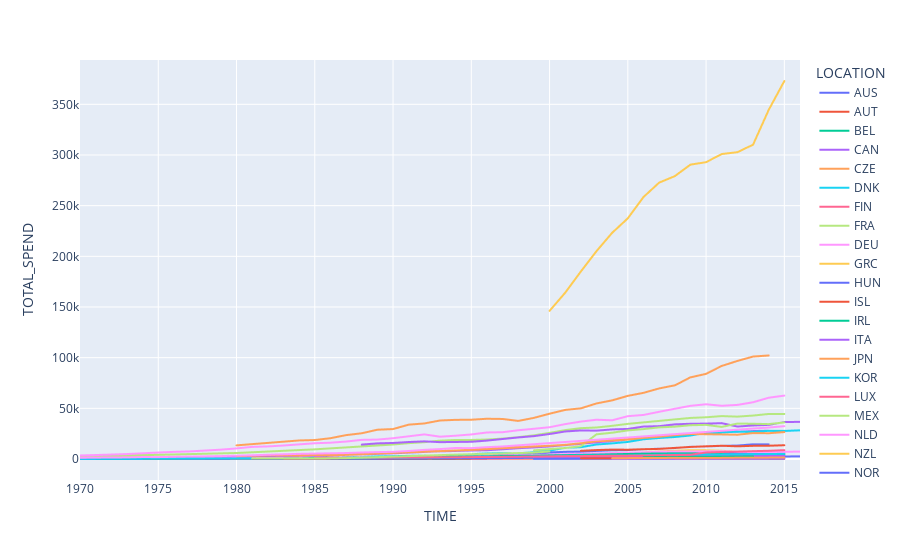

This figure's notebook cell:
### Code cell
import plotly.express as px
fig = px.line(df, x='TIME', y='TOTAL_SPEND', color='LOCATION')
fig.show()
# there is a clear increase in money spent over the years in every country. Portugal and Greece started declining after 2010.
